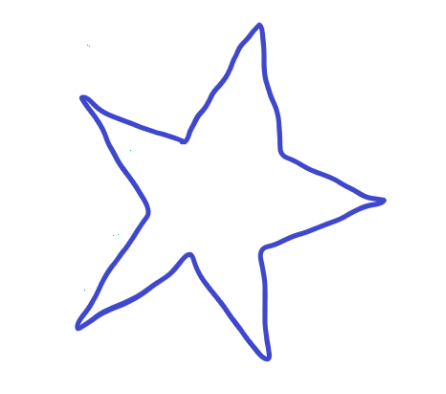
#> input picture experiments/_assets/star.png, 446 x 394 px
$ python 11_convex_hull.py
#> lines starting #> are read from the running program, lines starting #| are printed output that depends on the picture; after the words box and inside, x2 and y2 are one past the last pixel; in counts of white or black regions, pixels touching at a corner belong together
import cv2
import os
import numpy as np

def main():
    """
    This script demonstrates how to find the Convex Hull of a shape using
    cv2.convexHull(). The Convex Hull can be visualized as a rubber band
    stretched around the contour of a shape. It is the smallest convex polygon
    that encloses all points of the shape.
    """
    # --- 1. Setup and Pre-processing ---
    assets_path = os.path.join("..", "_assets")
    # We use 'star.png' because it is a non-convex shape, which clearly
    # shows the difference between the contour and its convex hull.
    img_path = os.path.join(assets_path, "star.png")
    image = cv2.imread(img_path)
#> image is the input picture: shape (394, 446, 3); mean B, G, R 253.1, 248.3, 248

    if image is None:
        print(f"Error: Could not load image from {img_path}")
        return

    gray = cv2.cvtColor(image, cv2.COLOR_BGR2GRAY)
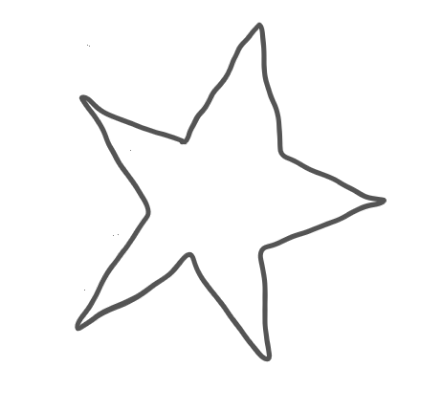
#> gray: shape (394, 446); min 84, max 255, mean 248.8
    _, binary_image = cv2.threshold(gray, 127, 255, cv2.THRESH_BINARY)
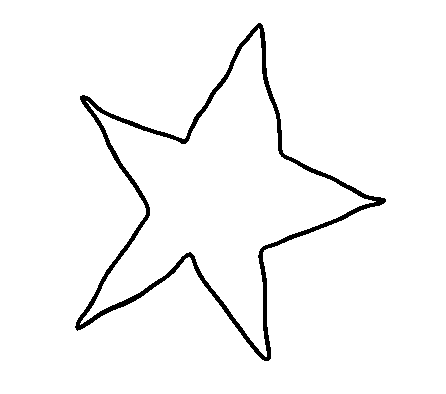
#> binary_image: shape (394, 446); 96.8% white; 1 black region

    # --- 2. Find Contours ---
    contours, _ = cv2.findContours(binary_image, cv2.RETR_TREE, cv2.CHAIN_APPROX_SIMPLE)
#> contours = 3 contours; box (x1, y1, x2, y2) and area: (0, 0, 446, 394) 174885, (74, 22, 387, 362) 38874, (80, 28, 376, 357) 32201

    # --- 3. Find the Convex Hull of the Largest Contour ---
    if len(contours) > 0:
        # To avoid noise, we find the largest contour by area and assume it's our target shape.
        main_contour = max(contours, key=cv2.contourArea)
#> main_contour = [[0, 0], [0, 393], [445, 393], [445, 0]]

        # cv2.convexHull() finds the convex hull of a set of points (our contour).
        hull = cv2.convexHull(main_contour)
#> hull = [[445, 0], [445, 393], [0, 393], [0, 0]]

        # --- 4. Visualize the Result ---
        # To clearly see the difference, we will draw both the original contour
        # and the convex hull on the same image with different colors.

        # Draw the original contour in green
        cv2.drawContours(image, [main_contour], -1, (0, 255, 0), 3)
        # Draw the convex hull in red
        cv2.drawContours(image, [hull], -1, (0, 0, 255), 3)
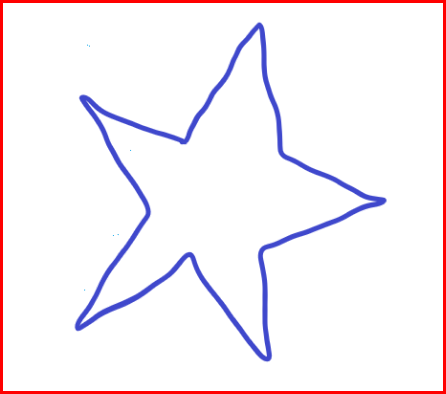
#> image: shape (394, 446, 3); mean B, G, R 245.9, 241.1, 248

        cv2.imshow("Convex Hull Demonstration", image)
        print("Original contour is drawn in Green.")
        print("The Convex Hull is drawn in Red, like a 'rubber band' around the shape.")
        print("\nPress any key to quit.")
        cv2.waitKey(0)
        cv2.destroyAllWindows()
    else:
        print("No contours were found in the image.")

if __name__ == "__main__":
    main()

$ run again, with experiments/_assets/2022.45.11-Tesla-Vision-Park-US.png copied over experiments/_assets/star.png
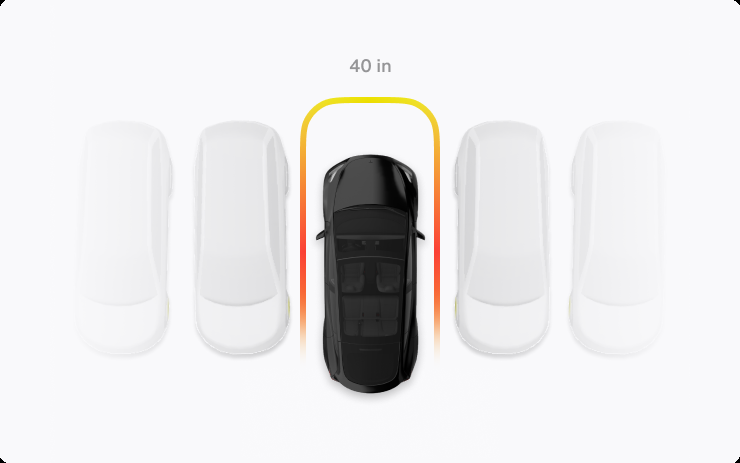
#> input picture experiments/_assets/2022.45.11-Tesla-Vision-Park-US.png, 740 x 463 px
#> in main, image is the input picture: shape (463, 740, 3); mean B, G, R 232.6, 231.8, 232.8
#> in main, `_, binary_image = cv2.threshold(gray, 127, 255, cv2.THRESH_BINARY)`:
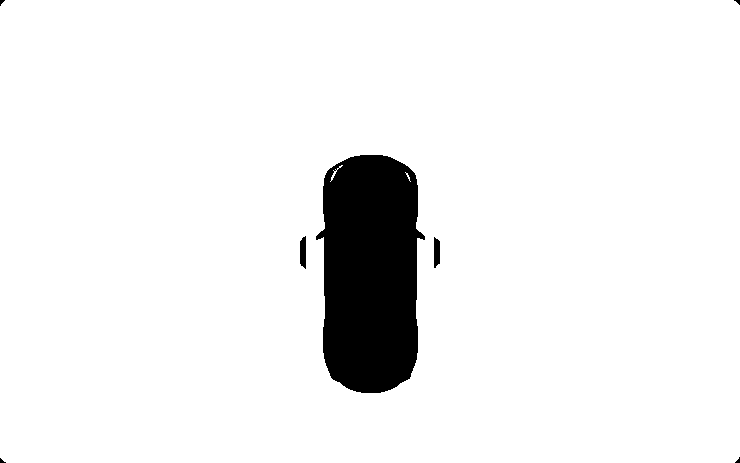
#> binary_image: shape (463, 740); 93.8% white; 7 black regions (4 under 20 px)
#> contours = 6 contours, 2 with area under 20; largest, box (x1, y1, x2, y2) and area: (0, 0, 740, 463) 341364, (315, 154, 426, 394) 21298, (299, 235, 307, 270) 205, (433, 236, 441, 269) 194
#> main_contour = contour of 16 points, box (x1, y1, x2, y2) (0, 0, 740, 463), area 341364
#> hull = contour of 12 points, box (x1, y1, x2, y2) (0, 0, 740, 463), area 341366
#> in main, `cv2.drawContours(image, [hull], -1, (0, 0, 255), 3)`:
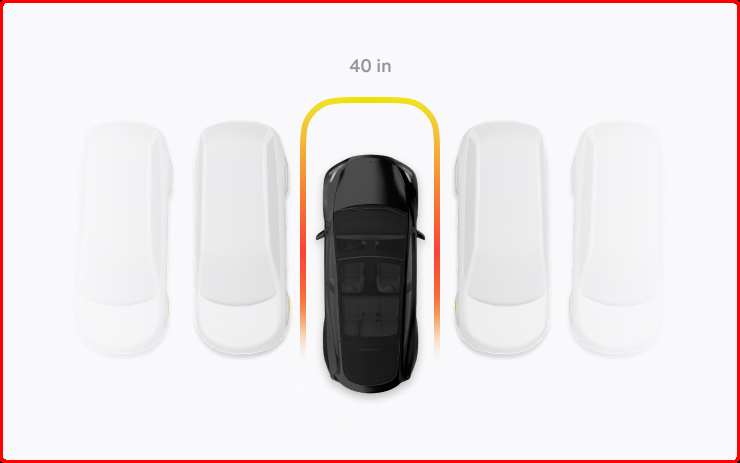
#> image: shape (463, 740, 3); mean B, G, R 227.4, 226.7, 233
